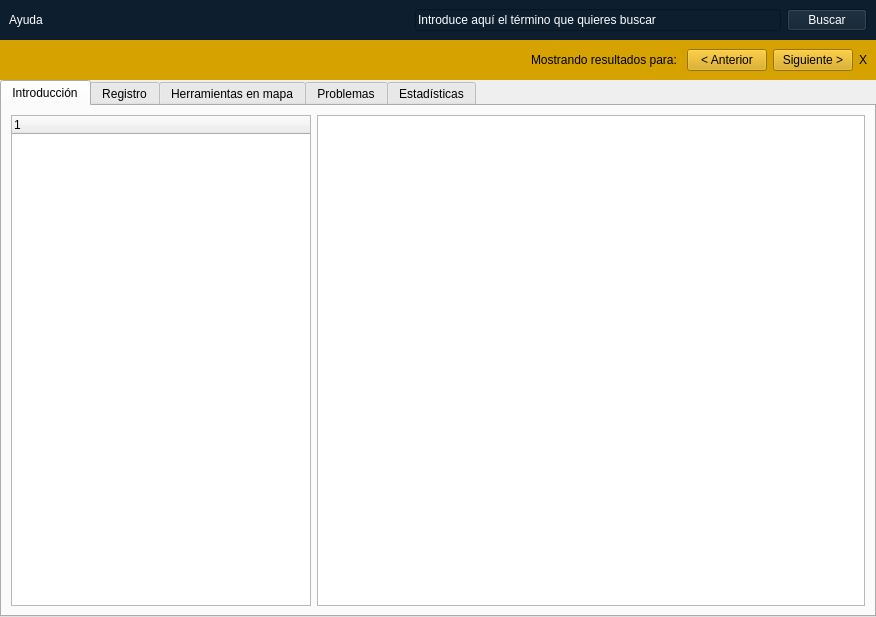
<?xml version="1.0" encoding="UTF-8"?>
<ui version="4.0">
 <class>Help</class>
 <widget class="QWidget" name="Help">
  <property name="geometry">
   <rect>
    <x>0</x>
    <y>0</y>
    <width>876</width>
    <height>617</height>
   </rect>
  </property>
  <property name="windowTitle">
   <string>Form</string>
  </property>
  <layout class="QGridLayout" name="gridLayout">
   <property name="leftMargin">
    <number>0</number>
   </property>
   <property name="topMargin">
    <number>0</number>
   </property>
   <property name="rightMargin">
    <number>0</number>
   </property>
   <property name="bottomMargin">
    <number>0</number>
   </property>
   <property name="spacing">
    <number>0</number>
   </property>
   <item row="0" column="0">
    <widget class="QWidget" name="title_banner" native="true">
     <property name="sizePolicy">
      <sizepolicy hsizetype="Preferred" vsizetype="Maximum">
       <horstretch>0</horstretch>
       <verstretch>0</verstretch>
      </sizepolicy>
     </property>
     <property name="styleSheet">
      <string notr="true">background-color: rgb(13, 30, 46);</string>
     </property>
     <layout class="QGridLayout" name="gridLayout_2">
      <item row="0" column="3">
       <widget class="QPushButton" name="search_button">
        <property name="styleSheet">
         <string notr="true">color: rgb(255, 255, 255);</string>
        </property>
        <property name="text">
         <string>Buscar</string>
        </property>
       </widget>
      </item>
      <item row="0" column="0">
       <widget class="QLabel" name="title">
        <property name="styleSheet">
         <string notr="true">font: 24pt &quot;Noto Sans&quot;;
color: rgb(255, 255, 255);</string>
        </property>
        <property name="text">
         <string>Ayuda</string>
        </property>
       </widget>
      </item>
      <item row="0" column="1">
       <spacer name="horizontalSpacer">
        <property name="orientation">
         <enum>Qt::Orientation::Horizontal</enum>
        </property>
        <property name="sizeHint" stdset="0">
         <size>
          <width>40</width>
          <height>20</height>
         </size>
        </property>
       </spacer>
      </item>
      <item row="0" column="2">
       <widget class="QLineEdit" name="search_field">
        <property name="styleSheet">
         <string notr="true">color: rgb(255, 255, 255);</string>
        </property>
        <property name="text">
         <string>Introduce aquí el término que quieres buscar</string>
        </property>
       </widget>
      </item>
     </layout>
    </widget>
   </item>
   <item row="2" column="0">
    <widget class="QTabWidget" name="tabWidget">
     <property name="currentIndex">
      <number>0</number>
     </property>
     <widget class="QWidget" name="intro">
      <attribute name="title">
       <string>Introducción</string>
      </attribute>
      <layout class="QGridLayout" name="gridLayout_4">
       <item row="0" column="0">
        <widget class="QTreeWidget" name="intro_index">
         <property name="maximumSize">
          <size>
           <width>300</width>
           <height>16777215</height>
          </size>
         </property>
         <column>
          <property name="text">
           <string notr="true">1</string>
          </property>
         </column>
        </widget>
       </item>
       <item row="0" column="1">
        <widget class="QTextBrowser" name="intro_md"/>
       </item>
      </layout>
     </widget>
     <widget class="QWidget" name="registro">
      <attribute name="title">
       <string>Registro</string>
      </attribute>
      <layout class="QGridLayout" name="gridLayout_6">
       <item row="0" column="0">
        <widget class="QTreeWidget" name="registro_index">
         <property name="maximumSize">
          <size>
           <width>300</width>
           <height>16777215</height>
          </size>
         </property>
         <column>
          <property name="text">
           <string notr="true">1</string>
          </property>
         </column>
        </widget>
       </item>
       <item row="0" column="1">
        <widget class="QTextBrowser" name="registro_md"/>
       </item>
      </layout>
     </widget>
     <widget class="QWidget" name="mapa">
      <attribute name="title">
       <string>Herramientas en mapa</string>
      </attribute>
      <layout class="QGridLayout" name="gridLayout_7">
       <item row="0" column="0">
        <widget class="QTreeWidget" name="map_index">
         <property name="maximumSize">
          <size>
           <width>300</width>
           <height>16777215</height>
          </size>
         </property>
         <column>
          <property name="text">
           <string notr="true">1</string>
          </property>
         </column>
        </widget>
       </item>
       <item row="0" column="1">
        <widget class="QTextBrowser" name="map_md"/>
       </item>
      </layout>
     </widget>
     <widget class="QWidget" name="prob">
      <attribute name="title">
       <string>Problemas</string>
      </attribute>
      <layout class="QGridLayout" name="gridLayout_8">
       <item row="0" column="0">
        <widget class="QTreeWidget" name="prob_index">
         <property name="maximumSize">
          <size>
           <width>300</width>
           <height>16777215</height>
          </size>
         </property>
         <column>
          <property name="text">
           <string notr="true">1</string>
          </property>
         </column>
        </widget>
       </item>
       <item row="0" column="1">
        <widget class="QTextBrowser" name="prob_md"/>
       </item>
      </layout>
     </widget>
     <widget class="QWidget" name="stats">
      <attribute name="title">
       <string>Estadísticas</string>
      </attribute>
      <layout class="QGridLayout" name="gridLayout_9">
       <item row="0" column="0">
        <widget class="QTreeWidget" name="stats_index">
         <property name="maximumSize">
          <size>
           <width>300</width>
           <height>16777215</height>
          </size>
         </property>
         <column>
          <property name="text">
           <string notr="true">1</string>
          </property>
         </column>
        </widget>
       </item>
       <item row="0" column="1">
        <widget class="QTextBrowser" name="stats_md"/>
       </item>
      </layout>
     </widget>
    </widget>
   </item>
   <item row="1" column="0">
    <widget class="QWidget" name="banner" native="true">
     <property name="styleSheet">
      <string notr="true">background-color: rgb(213, 162, 0);</string>
     </property>
     <layout class="QGridLayout" name="gridLayout_3">
      <item row="0" column="4">
       <widget class="QPushButton" name="next_button">
        <property name="styleSheet">
         <string notr="true">color: rgb(0, 0, 0);</string>
        </property>
        <property name="text">
         <string>Siguiente &gt;</string>
        </property>
       </widget>
      </item>
      <item row="0" column="3">
       <widget class="QPushButton" name="prev_button">
        <property name="styleSheet">
         <string notr="true">color: rgb(0, 0, 0);</string>
        </property>
        <property name="text">
         <string>&lt; Anterior</string>
        </property>
       </widget>
      </item>
      <item row="0" column="1">
       <spacer name="horizontalSpacer_2">
        <property name="orientation">
         <enum>Qt::Orientation::Horizontal</enum>
        </property>
        <property name="sizeHint" stdset="0">
         <size>
          <width>40</width>
          <height>20</height>
         </size>
        </property>
       </spacer>
      </item>
      <item row="0" column="2">
       <widget class="QLabel" name="resultados">
        <property name="styleSheet">
         <string notr="true">color: rgb(0, 0, 0);</string>
        </property>
        <property name="text">
         <string>Mostrando resultados para: </string>
        </property>
       </widget>
      </item>
      <item row="0" column="5">
       <widget class="QPushButton" name="close_button">
        <property name="sizePolicy">
         <sizepolicy hsizetype="Fixed" vsizetype="Fixed">
          <horstretch>0</horstretch>
          <verstretch>0</verstretch>
         </sizepolicy>
        </property>
        <property name="styleSheet">
         <string notr="true">border: none;
color: rgb(0, 0, 0);</string>
        </property>
        <property name="text">
         <string>X</string>
        </property>
       </widget>
      </item>
     </layout>
    </widget>
   </item>
  </layout>
 </widget>
 <resources/>
 <connections/>
</ui>
